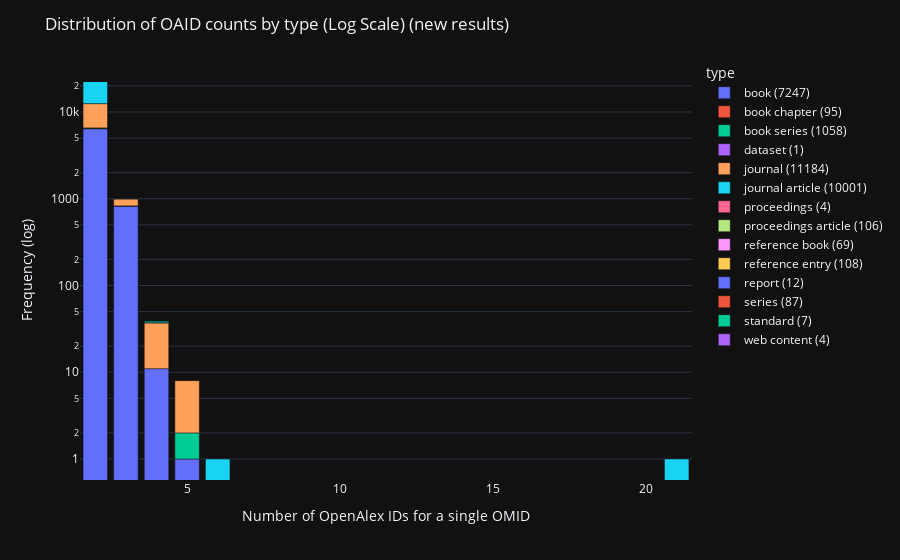

The code cell stored with this chart in its notebook:
### Code cell
# ----------------LOG SCALE HISTOGRAM----------------
fig_log_scale_new = px.bar(new_hist_data, x='oaid_count', y='frequency', color='type', hover_data=['composition'], log_y=True)

fig_log_scale_new.for_each_trace(lambda t: t.update(name = legend_names[t.name]))

fig_log_scale_new.update_layout(title='Distribution of OAID counts by type (Log Scale) (new results)',
                  xaxis_title='Number of OpenAlex IDs for a single OMID',
                  yaxis_title='Frequency (log)', yaxis_type='log')

# write html file of the log scale histogram
fig_log_scale_new.write_html('../graphs/log_scale_new.html')

fig_log_scale_new.show()

# upload the log scale histogram to plotly chart studio
csp.plot(fig_log_scale_new, filename='oaid_count_distr_logarithmic_new', auto_open=False, sharing='public', fileopt='new')

### Figure 1 — Plotly figure (JSON) as saved in the notebook; plotly's stock layout.template omitted (floating-point values rounded to 4 significant figures)
{"data": [{"alignmentgroup": "True", "customdata": [["works"], ["works"], ["works"], ["works"]], "hovertemplate": "type=book<br>oaid_count=%{x}<br>frequency=%{y}<br>composition=%{customdata[0]}<extra></extra>", "legendgroup": "book", "marker": {"color": "#636efa", "pattern": {"shape": ""}}, "name": "book (7247)", "offsetgroup": "book", "orientation": "v", "showlegend": true, "textposition": "auto", "x": [2, 3, 4, 5], "xaxis": "x", "y": [6410, 825, 11, 1], "yaxis": "y", "type": "bar"}, {"alignmentgroup": "True", "customdata": [["works"], ["works"]], "hovertemplate": "type=book chapter<br>oaid_count=%{x}<br>frequency=%{y}<br>composition=%{customdata[0]}<extra></extra>", "legendgroup": "book chapter", "marker": {"color": "#EF553B", "pattern": {"shape": ""}}, "name": "book chapter (95)", "offsetgroup": "book chapter", "orientation": "v", "showlegend": true, "textposition": "auto", "x": [2, 3], "xaxis": "x", "y": [94, 1], "yaxis": "y", "type": "bar"}, {"alignmentgroup": "True", "customdata": [["sources"], ["sources"], ["sources"]], "hovertemplate": "type=book series<br>oaid_count=%{x}<br>frequency=%{y}<br>composition=%{customdata[0]}<extra></extra>", "legendgroup": "book series", "marker": {"color": "#00cc96", "pattern": {"shape": ""}}, "name": "book series (1058)", "offsetgroup": "book series", "orientation": "v", "showlegend": true, "textposition": "auto", "x": [2, 3, 5], "xaxis": "x", "y": [53, 2, 1], "yaxis": "y", "type": "bar"}, {"alignmentgroup": "True", "customdata": [["works"]], "hovertemplate": "type=dataset<br>oaid_count=%{x}<br>frequency=%{y}<br>composition=%{customdata[0]}<extra></extra>", "legendgroup": "dataset", "marker": {"color": "#ab63fa", "pattern": {"shape": ""}}, "name": "dataset (1)", "offsetgroup": "dataset", "orientation": "v", "showlegend": true, "textposition": "auto", "x": [2], "xaxis": "x", "y": [1], "yaxis": "y", "type": "bar"}, {"alignmentgroup": "True", "customdata": [["sources"], ["sources"], ["sources"], ["sources"]], "hovertemplate": "type=journal<br>oaid_count=%{x}<br>frequency=%{y}<br>composition=%{customdata[0]}<extra></extra>", "legendgroup": "journal", "marker": {"color": "#FFA15A", "pattern": {"shape": ""}}, "name": "journal (11184)", "offsetgroup": "journal", "orientation": "v", "showlegend": true, "textposition": "auto", "x": [2, 3, 4, 5], "xaxis": "x", "y": [5930, 165, 26, 6], "yaxis": "y", "type": "bar"}, {"alignmentgroup": "True", "customdata": [["works"], ["works"], ["works"], ["works"], ["works"]], "hovertemplate": "type=journal article<br>oaid_count=%{x}<br>frequency=%{y}<br>composition=%{customdata[0]}<extra></extra>", "legendgroup": "journal article", "marker": {"color": "#19d3f3", "pattern": {"shape": ""}}, "name": "journal article (10001)", "offsetgroup": "journal article", "orientation": "v", "showlegend": true, "textposition": "auto", "x": [2, 3, 4, 6, 21], "xaxis": "x", "y": [9977, 21, 1, 1, 1], "yaxis": "y", "type": "bar"}, {"alignmentgroup": "True", "customdata": [["works"]], "hovertemplate": "type=proceedings<br>oaid_count=%{x}<br>frequency=%{y}<br>composition=%{customdata[0]}<extra></extra>", "legendgroup": "proceedings", "marker": {"color": "#FF6692", "pattern": {"shape": ""}}, "name": "proceedings (4)", "offsetgroup": "proceedings", "orientation": "v", "showlegend": true, "textposition": "auto", "x": [2], "xaxis": "x", "y": [4], "yaxis": "y", "type": "bar"}, {"alignmentgroup": "True", "customdata": [["works"], ["works"]], "hovertemplate": "type=proceedings article<br>oaid_count=%{x}<br>frequency=%{y}<br>composition=%{customdata[0]}<extra></extra>", "legendgroup": "proceedings article", "marker": {"color": "#B6E880", "pattern": {"shape": ""}}, "name": "proceedings article (106)", "offsetgroup": "proceedings article", "orientation": "v", "showlegend": true, "textposition": "auto", "x": [2, 3], "xaxis": "x", "y": [105, 1], "yaxis": "y", "type": "bar"}, {"alignmentgroup": "True", "customdata": [["works"], ["works"]], "hovertemplate": "type=reference book<br>oaid_count=%{x}<br>frequency=%{y}<br>composition=%{customdata[0]}<extra></extra>", "legendgroup": "reference book", "marker": {"color": "#FF97FF", "pattern": {"shape": ""}}, "name": "reference book (69)", "offsetgroup": "reference book", "orientation": "v", "showlegend": true, "textposition": "auto", "x": [2, 3], "xaxis": "x", "y": [68, 1], "yaxis": "y", "type": "bar"}, {"alignmentgroup": "True", "customdata": [["works"]], "hovertemplate": "type=reference entry<br>oaid_count=%{x}<br>frequency=%{y}<br>composition=%{customdata[0]}<extra></extra>", "legendgroup": "reference entry", "marker": {"color": "#FECB52", "pattern": {"shape": ""}}, "name": "reference entry (108)", "offsetgroup": "reference entry", "orientation": "v", "showlegend": true, "textposition": "auto", "x": [2], "xaxis": "x", "y": [108], "yaxis": "y", "type": "bar"}, {"alignmentgroup": "True", "customdata": [["works"]], "hovertemplate": "type=report<br>oaid_count=%{x}<br>frequency=%{y}<br>composition=%{customdata[0]}<extra></extra>", "legendgroup": "report", "marker": {"color": "#636efa", "pattern": {"shape": ""}}, "name": "report (12)", "offsetgroup": "report", "orientation": "v", "showlegend": true, "textposition": "auto", "x": [2], "xaxis": "x", "y": [12], "yaxis": "y", "type": "bar"}, {"alignmentgroup": "True", "customdata": [["sources"]], "hovertemplate": "type=series<br>oaid_count=%{x}<br>frequency=%{y}<br>composition=%{customdata[0]}<extra></extra>", "legendgroup": "series", "marker": {"color": "#EF553B", "pattern": {"shape": ""}}, "name": "series (87)", "offsetgroup": "series", "orientation": "v", "showlegend": true, "textposition": "auto", "x": [2], "xaxis": "x", "y": [4], "yaxis": "y", "type": "bar"}, {"alignmentgroup": "True", "customdata": [["works"], ["works"]], "hovertemplate": "type=standard<br>oaid_count=%{x}<br>frequency=%{y}<br>composition=%{customdata[0]}<extra></extra>", "legendgroup": "standard", "marker": {"color": "#00cc96", "pattern": {"shape": ""}}, "name": "standard (7)", "offsetgroup": "standard", "orientation": "v", "showlegend": true, "textposition": "auto", "x": [2, 4], "xaxis": "x", "y": [6, 1], "yaxis": "y", "type": "bar"}, {"alignmentgroup": "True", "customdata": [["works"]], "hovertemplate": "type=web content<br>oaid_count=%{x}<br>frequency=%{y}<br>composition=%{customdata[0]}<extra></extra>", "legendgroup": "web content", "marker": {"color": "#ab63fa", "pattern": {"shape": ""}}, "name": "web content (4)", "offsetgroup": "web content", "orientation": "v", "showlegend": true, "textposition": "auto", "x": [2], "xaxis": "x", "y": [4], "yaxis": "y", "type": "bar"}], "layout": {"xaxis": {"anchor": "y", "domain": [0.0, 1.0], "title": {"text": "Number of OpenAlex IDs for a single OMID"}}, "yaxis": {"anchor": "x", "domain": [0.0, 1.0], "title": {"text": "Frequency (log)"}, "type": "log"}, "legend": {"title": {"text": "type"}, "tracegroupgap": 0}, "margin": {"t": 60}, "barmode": "relative", "title": {"text": "Distribution of OAID counts by type (Log Scale) (new results)"}}}
